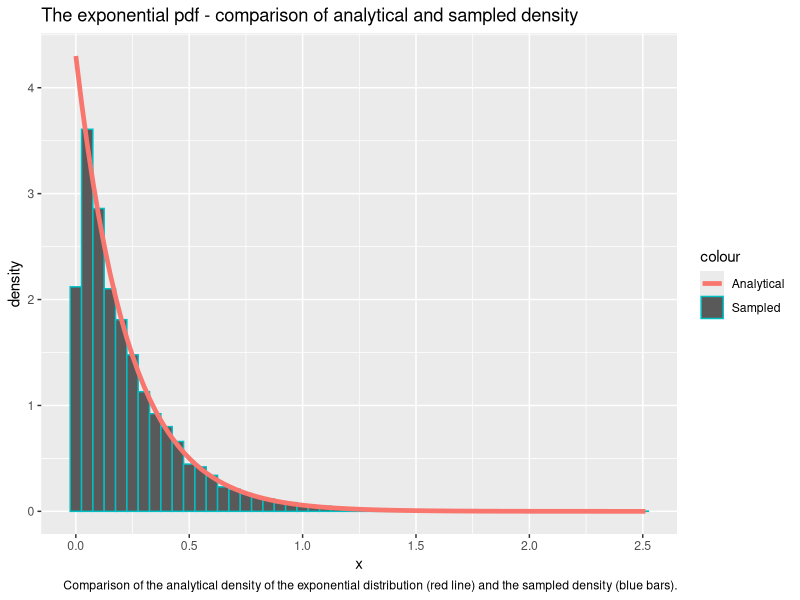
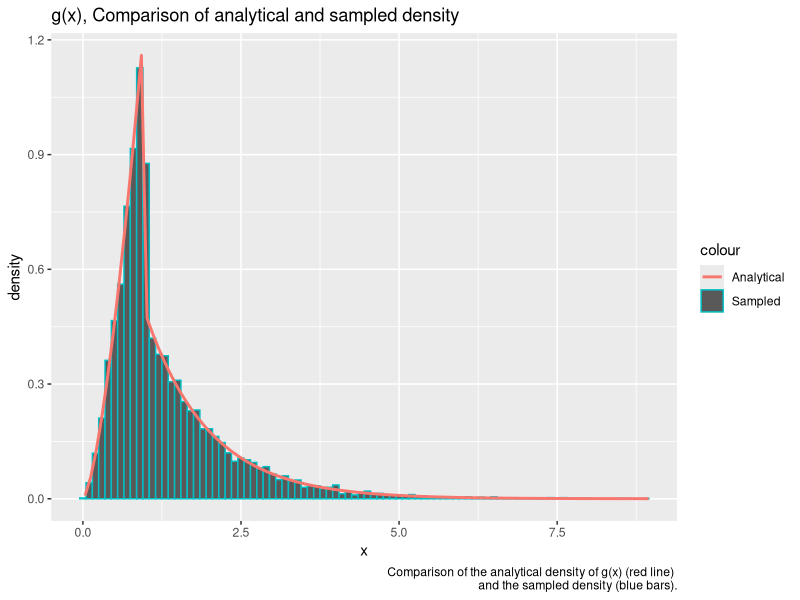
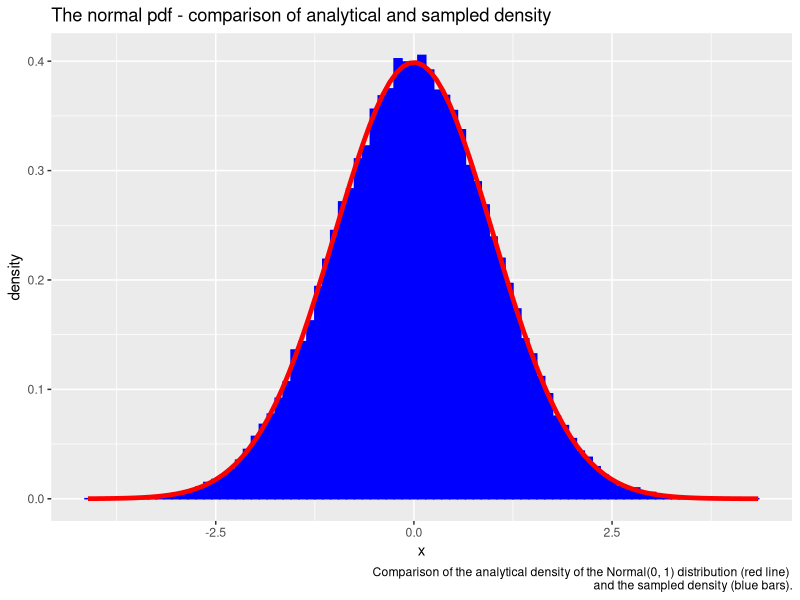
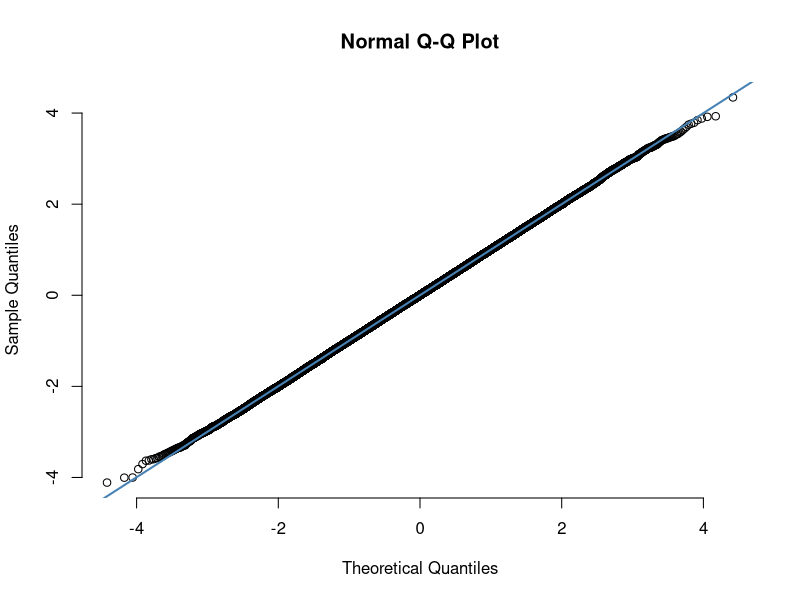
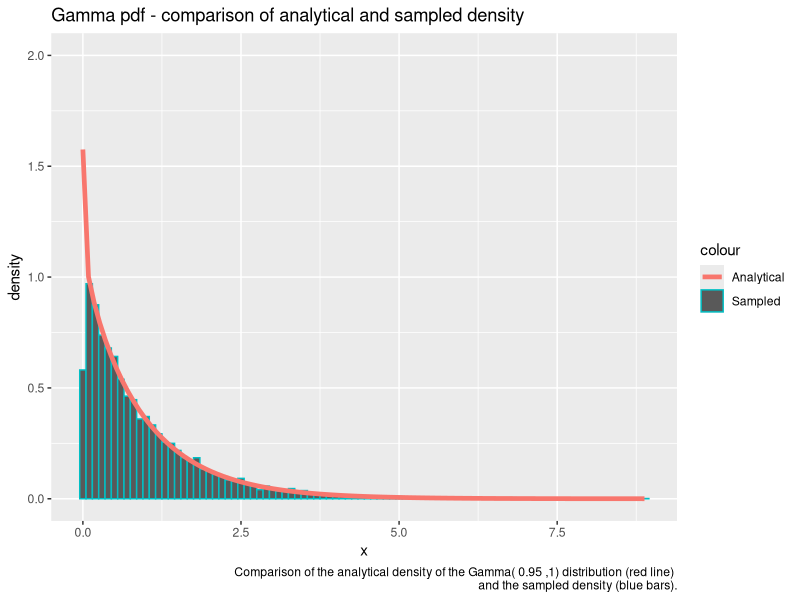
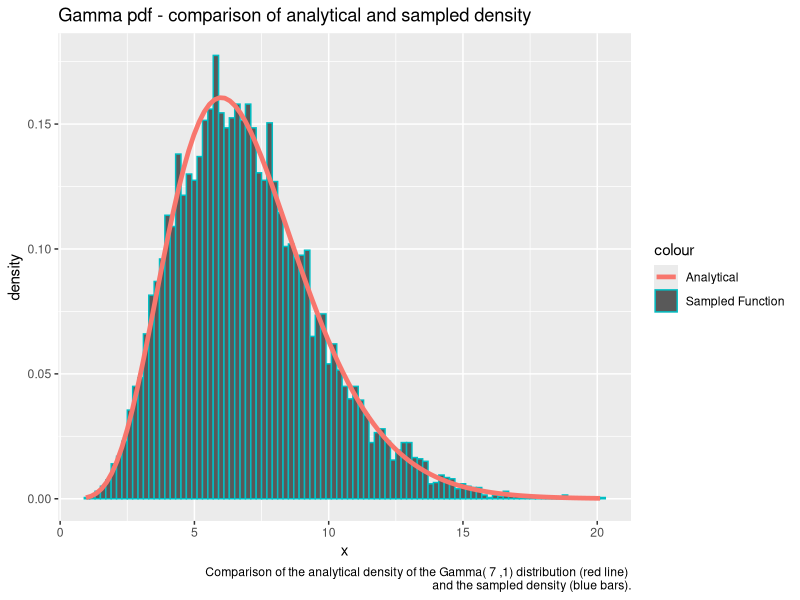
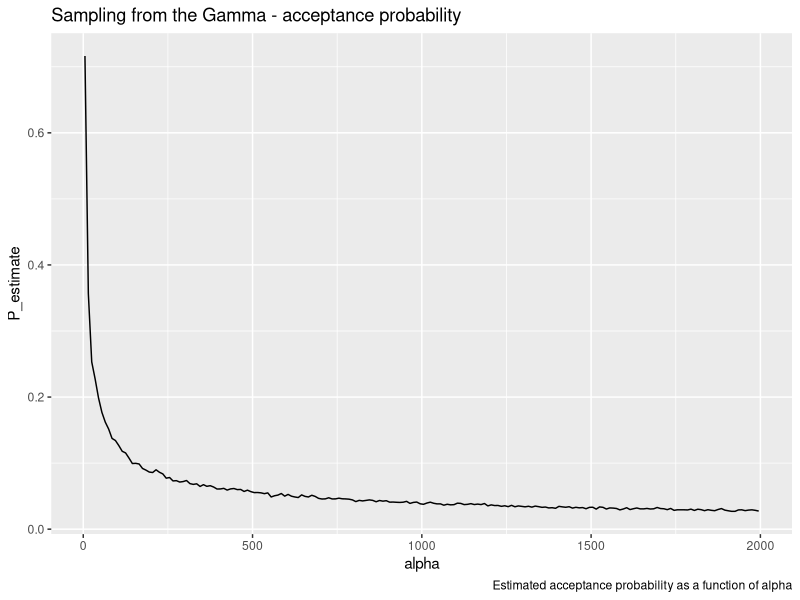
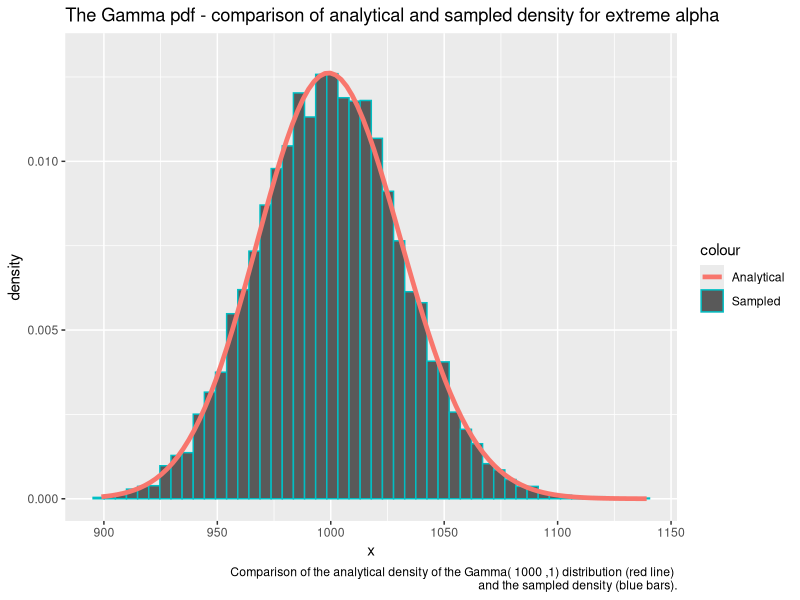

R code for these plots, in order:
## ---- chunk 1
library(formatR)
showsol <- FALSE
library(knitr)
opts_chunk$set(tidy.opts = list(width.cutoff = 68), tidy = TRUE, warning = FALSE, error = FALSE, message = FALSE, echo = TRUE)
## ---- chunk 2
library(ggplot2) # Load library for plotting
exponential<- function(lambda, n=1){
  u = runif(n) # Draw uniformly distributed variables
  x = -1/lambda*log(u) # Do transformation to get exp. distr. variables 
  return(x)
}
## ---- chunk 3
n = 10000
lambda = 4.300
x = exponential(lambda,n) # Draw samples from created function
cat('Theoretical mean: ', 1/lambda,' Computed mean: ', mean(x),'\n')
cat('Theoretical variance: ', 1/lambda^2, ' Computed variance: ', var(x))
## ---- chunk 4
# Prepare generated samples for plotting by putting them in a dataframe 
df2 <- data.frame(theo=seq(0,max(x),length.out=n), x=x)
# Plot the data
ggplot(df2, aes(x = x)) + geom_histogram(aes(y = ..density.., color = "Sampled"), binwidth=0.05) + stat_function(fun=dexp,geom = "line",size=1.6,args = (mean=lambda),aes(color="Analytical")) + ggtitle("The exponential pdf - comparison of analytical and sampled density") + labs(x='x', y='density', caption='Comparison of the analytical density of the exponential distribution (red line) and the sampled density (blue bars).')
## ---- chunk 5
# The function g(x) from problem A.2
g = function(x, alpha){
  c = alpha*exp(1)/(alpha+exp(1))
  result = vector(length = length(x))
  result[x<1.] = sapply(x[x<1.], function(x) c*x^(alpha - 1))
  result[x>=1.] = sapply(x[x>=1.], function(x) c*exp(-x))
  return(as.double(result))}
# The following function returns n from the density function g(x)
# by doing inversion sampling
G_inv = function(n, alpha){
  c = alpha*exp(1)/(alpha+exp(1))
  u = runif(n)
  result = vector(length = n)
  result[u < c/alpha] = (alpha/c * u[u < c/alpha])^(1/alpha)
  result[u >= c/alpha] = -log(1/alpha + exp(-1) - u[u >= c/alpha]/c)
  return(result)}

alpha = 2.5
n = 10000
xsamples = G_inv(n, alpha) # Sample from the density function g(x) by inversion sampling
c = alpha*exp(1)/(alpha+exp(1))
mean = c/(alpha+1) + 2*c/exp(1)
cat('Theoretical mean: ', mean, ' Sampled mean: ', mean(xsamples))
## ---- chunk 6
variance = c/(alpha+2)+5*c/exp(1) - mean^2
cat('Theoretical variance: ', variance, ' Sampled variance: ', var(xsamples))
## ---- chunk 7
# Prepare generated samples for plotting by putting them in a dataframe 
df2 <- data.frame(theo=seq(0,max(xsamples),length.out=n), value=xsamples)
# Plot the data
ggplot(df2, aes(x = value)) + geom_histogram(aes(y = ..density.., color='Sampled'), binwidth=0.1) + stat_function(fun=g,geom = "line",size=1., args = (mean=alpha), alpha=1., aes(color="Analytical")) + ggtitle("g(x), Comparison of analytical and sampled density") + labs(x='x', y='density', caption=paste('Comparison of the analytical density of g(x) (red line) \n and the sampled density (blue bars).'))
## ---- chunk 8
# Function to draw n i.i.d. Normal(0,1) variables
# based on Box-Muller transform
normal <- function(n){
  x_1 <- runif(n/2)
  x_2 <- exponential(1/2, n/2)
  y_1 <- sqrt(x_2)*cos(2*pi*x_1)
  y_2 <- sqrt(x_2)*sin(2*pi*x_1)
  y <- c(y_1,y_2)
  return(y)}
## ---- chunk 9
n = 100000
x <- normal(n) # Draw n i.i.d. Normal(0,1) variables
cat('Theoretical mean: ', 0,' Computed mean: ', mean(x),'\n')
cat('Theoretical variance: ', 1, ' Computed variance: ', var(x))
## ---- chunk 10
# Prepare generated samples for plotting by putting them in a dataframe 
df2 <- data.frame(theo=seq(0,max(x),length.out=n), value=x)
# Plot the data
ggplot(df2, aes(x = value)) + geom_histogram(aes(y = ..density..), binwidth=0.1, col = 'blue', fill = 'blue') + stat_function(fun=dnorm,geom = "line",size=1.6,col="red",args = list(mean=0, sd = 1)) + ggtitle("The normal pdf - comparison of analytical and sampled density") + labs(x='x', y='density', caption=paste('Comparison of the analytical density of the Normal(0, 1) distribution (red line) \n and the sampled density (blue bars).'))
# Make a qq-plot of the generated samples
qqnorm(x, pch = 1, frame = FALSE)
qqline(x, col = "steelblue", lwd = 2)
## ---- chunk 11
# Function to draw one sample of a d-variate Normal(mu, sigma) variable
# The function uses a transformation of d i.i.d. Normal(0,1) variables
normal_d <- function(d, mu, sigma){
  x <- normal(d)
  y <- mu + t(chol(sigma))%*%x
  return(y)}
## ---- chunk 12
d = 2
n = 100000
mu = c(1,2) # Mean vector
sigma = matrix(c(2.5,3,3,10),ncol=2,nrow=2) # Covariance matrix
sample = matrix(NA, ncol = d, nrow = n) # Prepare to draw samples
for (i in 1:n){
  sample[i,] <- normal_d(d,mu,sigma) # Draw n samples
}
average = apply(sample, 2,mean)
cat('Mean vector: \n')
average
covmat = cov(sample)
cat('Covariance matrix: \n')
covmat
## ---- chunk 13
library(nortest)
# Conduct Anderson-Daling test to check normality of the data
ad.test(sample[,1])
ad.test(sample[,2])
## ---- chunk 14
small_gamma = function(alpha, n=1){
  result = vector()
  iter = 0
  sampled = 0
  c = 1/(gamma(alpha)) * (1/alpha + exp(-1))
  
  while(sampled < n){

    # Sample from g(x)
    uniform2 = runif(n)
    x = G_inv(n, alpha)
    # Compute the acceptance probabilites
    probs = dgamma(x, alpha, rate=1) / (c * as.double(g(x, alpha)))
    # Append samples where u < f(x) / c g(x)
    result = append(result, x[uniform2 <= probs])
    # Increase counters
    sampled = sampled + sum(uniform2 <= probs)
    iter = iter + n
  }
  
  iter = iter - length(result) + n
  
  return(list(samples = result[seq(1:n)], iter = iter))
}
## ---- chunk 15
alpha = 0.95
G1 <- small_gamma(alpha, 10000)
df12 = data.frame(G1)

cat('Theoretical mean: ', alpha,' Computed mean: ', mean(G1$samples),'\n')
cat('Theoretical variance: ', alpha, ' Computed variance: ', var(G1$samples))
## ---- chunk 16
ggplot(data=df12, aes(x=samples)) + geom_histogram(data=df12, aes(x=samples, y=..density.., color="Sampled"), binwidth=0.1) +  stat_function(fun=dgamma, geom = "line",size=1.6, args = list(shape=alpha, rate=1), aes(x=samples, color = "Analytical")) + ggtitle("Gamma pdf - comparison of analytical and sampled density") + ylim(0. ,2.0) + labs(x='x', y='density', caption=paste('Comparison of the analytical density of the Gamma(', alpha, ',1) distribution (red line) \n and the sampled density (blue bars).'))
## ---- chunk 17
large_gamma <- function(alpha, n=1){
  # Log transformations of a and b+
  loga = 1/2 * (alpha - 1) * (log(alpha - 1) - 1)
  logb = 1/2 * (alpha + 1) * (log(alpha + 1) - 1)
  result = vector(mode="numeric")
  
  i = 0
  iter = 0
  while (i < n){
    iter = iter + 1 
    log_x_1 = loga + log(runif(1))
    log_x_2 = logb + log(runif(1))
    # Equivalent condition of (x_1, x_2) in C_f
    if (2*log_x_1 <= (alpha - 1)*(log_x_2 - log_x_1) - exp(log_x_2 - log_x_1)){
      result = append(result, exp(log_x_2 - log_x_1))
      i = i + 1
    }
    else{}
  }
  list(samples = result, iter = iter)
}
## ---- chunk 18
alpha = 7.
G2 = large_gamma(alpha, 10000)
cat('Theoretical mean: ', alpha,' Computed mean: ', mean(G2$samples),'\n')
cat('Theoretical variance: ', alpha, ' Computed variance: ', var(G2$samples))
## ---- chunk 19
df16 = data.frame(data=G2)

ggplot(df16, aes(x=data.samples)) + geom_histogram(data=df16, aes(x = data.samples, y=..density.., color="Sampled Function"), binwidth=0.2) + stat_function(fun=dgamma,geom = "line",size=1.6,aes(color='Analytical'),args = list(shape=alpha, rate = 1)) + ggtitle("Gamma pdf - comparison of analytical and sampled density") + labs(x='x', y='density', caption=paste('Comparison of the analytical density of the Gamma(', alpha, ',1) distribution (red line) \n and the sampled density (blue bars).'))
## ---- chunk 20
iterations = c()

for (alpha in seq(2, 2000, 10)){
  # Sample 1000 gamma variables for a particular alpha
  G = large_gamma(alpha, 1000)
  # Iter is here the average over all 1000 samples
  iterations = append(iterations, G$iter)
}

df15 = data.frame(alpha = seq(5, 2000, 10), P_estimate = 1000/iterations)

ggplot(df15, aes(x = alpha, y = P_estimate)) + geom_line() + ggtitle("Sampling from the Gamma - acceptance probability") + labs(caption='Estimated acceptance probability as a function of alpha')
## ---- chunk 21
gamma2 = function(alpha, beta=1, n  = 1){
  if (alpha == 1.0){
    return(list(samples = exponential(beta, n), iter = n))
  }
  else if (alpha <= 1){
    G = small_gamma(alpha, n)
    G$samples = G$samples / beta
    return(G)
  }
  else if (alpha > 1){
    G = large_gamma(alpha, n)
    G$samples = G$samples / beta
    return(G)
  }
}

alpha = 1000
beta = 1

G = gamma2(alpha, beta, 10000)
df17 <- data.frame(G)

histo = hist(G$samples, plot=F)
ggplot(df17, aes(x = samples)) + geom_histogram(aes(y = ..density.., color='Sampled'), bins=50) + stat_function(fun=dgamma,geom = "line",size=1.6,aes(color='Analytical'),args = list(shape=alpha, rate=beta)) + ggtitle("The Gamma pdf - comparison of analytical and sampled density for extreme alpha") + ylim(0, 1.1*max(histo$density)) + labs(x='x', y='density', caption=paste('Comparison of the analytical density of the Gamma(', alpha, ',1) distribution (red line) \n and the sampled density (blue bars).'))
## ---- chunk 22
library(MCMCpack)
get_gamma_samples <- function(alpha){
  return(gamma2(alpha)$samples)
}

dirichlet <- function(alpha){
  z<- sapply(alpha,get_gamma_samples)
  x <- z/sum(z)
  return(x)
}
## ---- chunk 23
k = 5
n = 20000
x <- matrix(NA, ncol = k, nrow = n)
alpha <- exponential(1,k)
for (i in 1:n){
  x[i,] <- dirichlet(alpha)
}
cat('Theoretical mean: ', alpha/sum(alpha),'\n','Computed mean: ', apply(x,2,mean),'\n')
cat('Theoretical variance: ', alpha*(sum(alpha)-alpha)/(sum(alpha)^2*(sum(alpha)+1)),'\n', 'Computed variance: ', apply(x,2,var))
## ---- chunk 24
n <- 10000
alpha <- rep(1,k)
x <- matrix(NA, ncol = k, nrow = n)
for (i in 1:n){
  x[i,] <- dirichlet(alpha)
}
y <- as.vector(rdirichlet(n,alpha))
rfunc = data.frame(value = y)
ourfunc = data.frame(value = as.vector(x))
rfunc$type = 'R function'
ourfunc$type = 'Our function'
df = rbind(rfunc,ourfunc)
ggplot(df, aes(value, fill = type)) + 
   geom_histogram(alpha = 0.5, aes(y = ..density..), position = 'identity') + ggtitle('Comparison of Dirichlet samplers') + labs(x='x', y='density', caption=paste('Comparison of the sampled density of x_k\n sampled from our dirichlet sampler (red bars) and the sampler from MCMpack (blue bars)'))
## ---- chunk 25
df2 <- data.frame(theo=seq(0,max(x[,1]),length.out=n), value=x[,1])
ggplot(df2, aes(x = value)) + geom_histogram(aes(y = ..density..), 
      binwidth = 0.005,fill = 'blue', color = 'blue') + stat_function(fun=dbeta,geom = "line",size=1.6,col="red",args = list(shape1=1,shape2=k-1)) + ggtitle("Our function vs. analytical density") + labs(x='x', y='density', caption=paste('Comparison of the sampled density of x_1 sampled from our dirichlet sampler (blue bars) and the Beta distribution (red line)'))
## ---- chunk 26
f <- function(x){
  return((2+x)^125*(1-x)^38*x^34)
}

optimum = optimize(f,c(0,1),maximum = TRUE)

draw_samples <- function(n){
  samples <- rep(NA,n)
  iter = 0
  for (i in 1:n){
    finish = 0
    while(finish ==0){
      iter = iter + 1
      x_sample <- runif(1)
      alpha <- f(x_sample)/optimum$objective
      u = runif(1)
      if (u <=alpha){
        samples[i] <- x_sample
        finish <- 1
      }
    }
  }
  return(list(samples = samples, iterations = iter))
}
## ---- chunk 27
n = 10000
g <- function(x){
  return(f(x)*x)
}
f_density <- function(x){return(f(x)/integrate(f,0,1)$value)}
y <- draw_samples(n)
cat("Computed mean: ", sum(y$samples)/n, '\n')
cat("Theoretical mean: ", integrate(g,0,1)$value/integrate(f,0,1)$value, '\n')
df <- data.frame(theo=seq(0,1,length.out=n), value=y$samples)
ggplot(df, aes(x = value)) + geom_histogram(aes(y = ..density..), binwidth=0.001, col = 'blue', fill = 'blue') + stat_function(fun=f_density,geom = "line",size=1.6,col="red") + ggtitle("Comparison of analytical and sampled density") + xlim(0,1) + geom_segment(x = sum(y$samples)/n, xend = sum(y$samples)/n, y = 0, yend = 100, col = "green", size = 1.2, linetype = "longdash") + labs(x='x', y='density', caption=paste('Comparison of the sampled density of x_k sampled from our dirichlet sampler (red bars) and the sampler from MCMpack (blue bars)'))
## ---- chunk 28
cat("Average random numbers generated: ", y$iterations/n, '\n')
cat("Theoretical expected number: ", optimum$objective/integrate(f,0,1)$value)
## ---- chunk 29
unscaled_posterior_target = function(x){
  return(f_density(x)*dbeta(x, 1, 5))
}

NC_posterior = integrate(unscaled_posterior_target, 0, 1)$value

posterior_target = function(x){
  return(unscaled_posterior_target(x) / NC_posterior) 
}

posterior_target_mean_density = function(x){
  return(x * posterior_target(x))
}

theoretical_mean = integrate(posterior_target_mean_density, 0, 1)$value

weights = posterior_target(y$samples) / f_density(y$samples)
posterior_mean = sum(y$samples*weights) / (n)
cat("IS posterior mean estimate:", posterior_mean, "\n")
cat("Analytical posterior mean:", theoretical_mean)
## ---- chunk 30
unscaled_weights = unscaled_posterior_target(y$samples) / f(y$samples)
posterior_mean_SN = sum(y$samples*unscaled_weights) / (sum(unscaled_weights))

cat("self-normalizing IS posterior mean estimate:", posterior_mean_SN, "\n")
cat("Analytical posterior mean:", theoretical_mean)
## ---- chunk 31
dbeta2 = function(x){
  return(dbeta(x, 1, 5))
}
est = sum(y$samples)/n
cat(paste('Mass left of x =',est,':', integrate(dbeta2, 0, est)$value))
